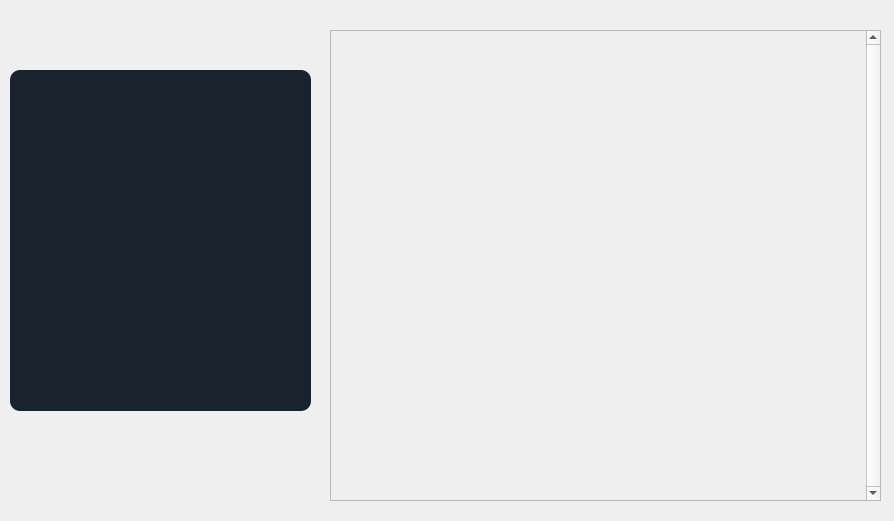
<?xml version="1.0" encoding="UTF-8"?>
<ui version="4.0">
 <class>Form</class>
 <widget class="QWidget" name="Form">
  <property name="geometry">
   <rect>
    <x>0</x>
    <y>0</y>
    <width>894</width>
    <height>521</height>
   </rect>
  </property>
  <property name="windowTitle">
   <string>Form</string>
  </property>
  <widget class="QTextEdit" name="txtEdit_preg">
   <property name="geometry">
    <rect>
     <x>10</x>
     <y>70</y>
     <width>301</width>
     <height>341</height>
    </rect>
   </property>
   <property name="styleSheet">
    <string notr="true">  background-color: #19232D;
  border: 0px solid #32414B;
  padding: 0px;
  color: #F0F0F0;
  selection-background-color: #1464A0;
  selection-color: #F0F0F0;

	border-radius: 10;</string>
   </property>
  </widget>
  <widget class="QScrollArea" name="scroll_barra">
   <property name="geometry">
    <rect>
     <x>330</x>
     <y>30</y>
     <width>551</width>
     <height>471</height>
    </rect>
   </property>
   <property name="verticalScrollBarPolicy">
    <enum>Qt::ScrollBarAlwaysOn</enum>
   </property>
   <property name="horizontalScrollBarPolicy">
    <enum>Qt::ScrollBarAlwaysOff</enum>
   </property>
   <property name="widgetResizable">
    <bool>true</bool>
   </property>
   <widget class="QWidget" name="scrollAreaWidgetContents">
    <property name="geometry">
     <rect>
      <x>0</x>
      <y>0</y>
      <width>535</width>
      <height>469</height>
     </rect>
    </property>
   </widget>
  </widget>
 </widget>
 <resources>
  <include location="../imagenes.qrc"/>
 </resources>
 <connections/>
</ui>
